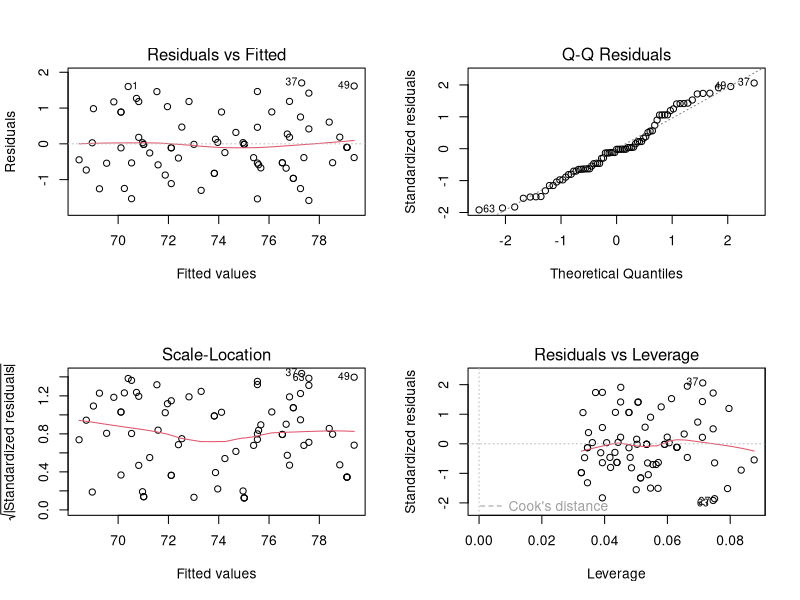
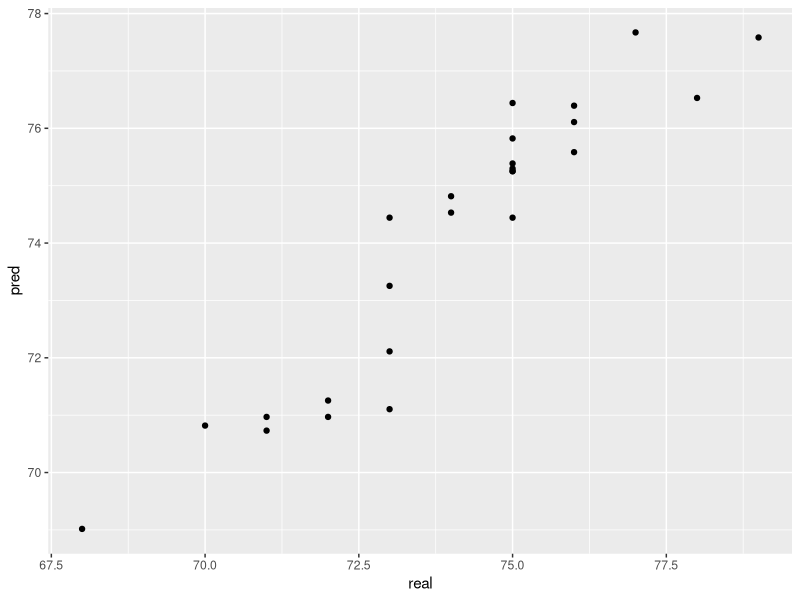

These figures' R source, in order:
## ---- chunk 1
library(tidyverse)
library(caret)
library(readxl)
## ---- chunk 2
df_smoke <- read_csv('../data/smoking_cat.csv')
df_smoke
## ---- chunk 3
df_smoke %>% distinct(exercise)

df_smoke <- df_smoke %>% 
  mutate(exercise = as.factor(exercise))
## ---- chunk 4
# Set seed to ensure reproducibility
set.seed(123)  

# add an ID column to keep track of observations
df_smoke$ID <- 1:nrow(df_smoke)

train <- df_smoke %>% 
  sample_frac(0.75)

nrow(train)

head(train)
## ---- chunk 5
#from df_smoke remove what is in train by checking the ID column
test  <- df_smoke %>% 
  filter(!ID %in% train$ID) 

# OR

test  <- anti_join(df_smoke, train, by = 'ID') 

nrow(test)
head(test)
## ---- chunk 6
#remember to select the training data subset we defined above! 
model <- lm(life ~ daily_cigarettes + exercise, data = train)
## ---- chunk 7
class(model)
names(model)
## ---- chunk 8
# View model summary
summary(model)
## ---- chunk 9
par(mfrow=c(2,2))
plot(model)
## ---- chunk 10
model$coefficients
## ---- chunk 11
#use the fitted model to make predictions for the test data
y_pred <- predict(model, test)
## ---- chunk 12
pred <- tibble(pred = y_pred, 
               real = test$life)

ggplot(pred, 
       aes(x=real, y=pred)) +
  geom_point()
## ---- chunk 13
RMSE(pred$real,pred$pred)
## ---- chunk 14
df_smoke <- df_smoke %>%
  mutate(early_death = factor(ifelse(life < 75, 1, 0))) # Encoding: True/yes = 1, False/no = 0

df_smoke %>%
  count(early_death)
## ---- chunk 15
# Set seed to ensure reproducibility
set.seed(123)  

#add an ID column to keep track of observations
df_smoke$ID <- 1:nrow(df_smoke)

train <- df_smoke %>% 
  sample_frac(0.75)

table(train$early_death)


test  <- anti_join(df_smoke, train, by = 'ID') 

table(test$early_death)

## ---- chunk 16
model_log <- glm(early_death ~ daily_cigarettes + exercise, data = train, family = "binomial")
summary(model_log)
## ---- chunk 17
#exp(b) is e^b in R

exp(-1)

exp(-10)

exp(-100)
## ---- chunk 18
summary(model_log)
## ---- chunk 19
model_reduced <- glm(early_death ~ daily_cigarettes, data = train, family = "binomial")
summary(model_reduced)
## ---- chunk 20
anova(model_reduced, model_log, test = 'Chisq')
## ---- chunk 21
y_pred <- predict(model_log, newdata = test, type = 'response')

y_pred 
## ---- chunk 22
y_pred <- ifelse(as.numeric(y_pred) >= 0.5, 1, 0) %>% 
  as.factor()

y_pred
## ---- chunk 23
caret::confusionMatrix(y_pred, test$early_death)
